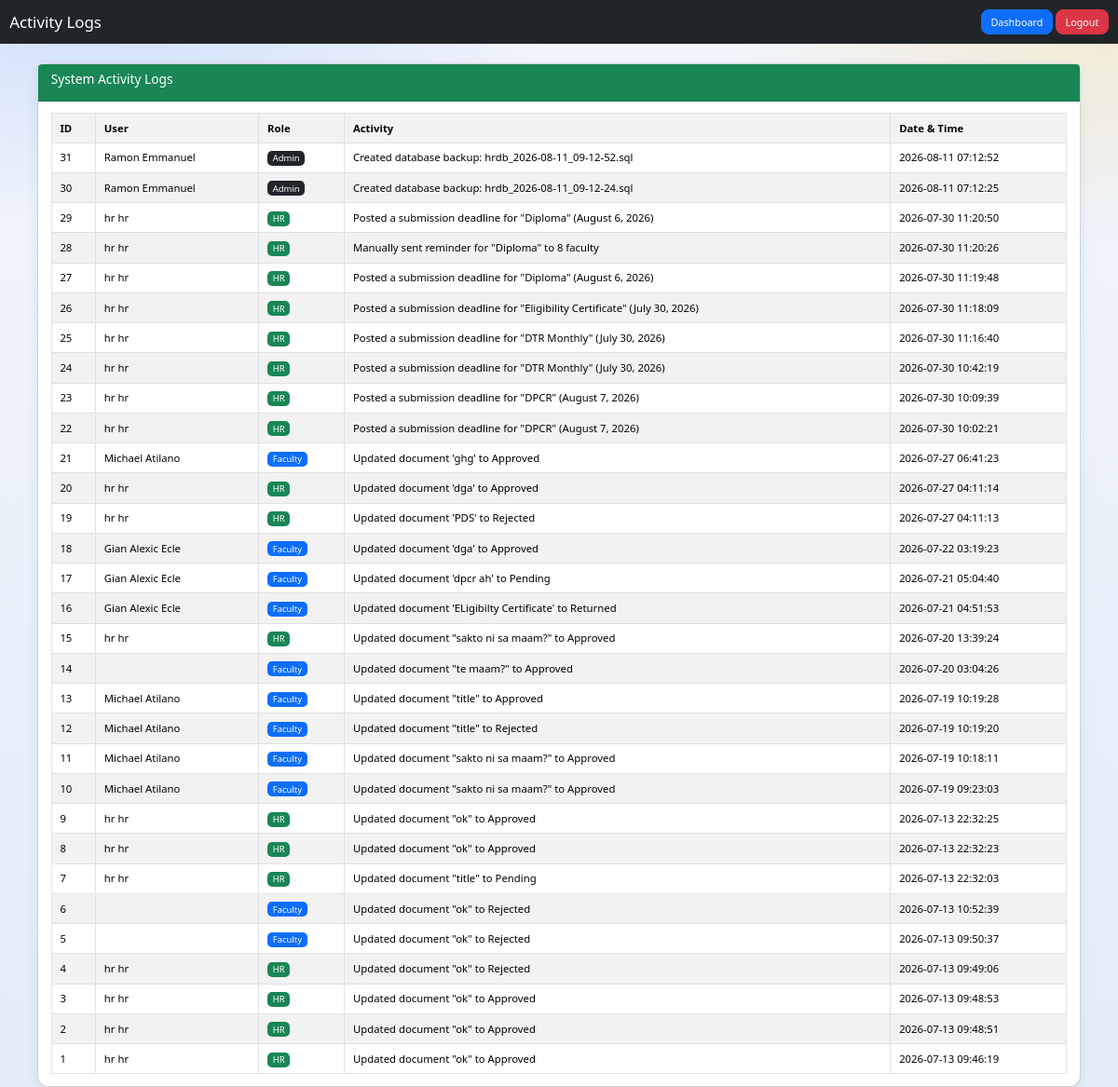
The page /admin/activity_logs.php (signed in) on the database as committed earlier.
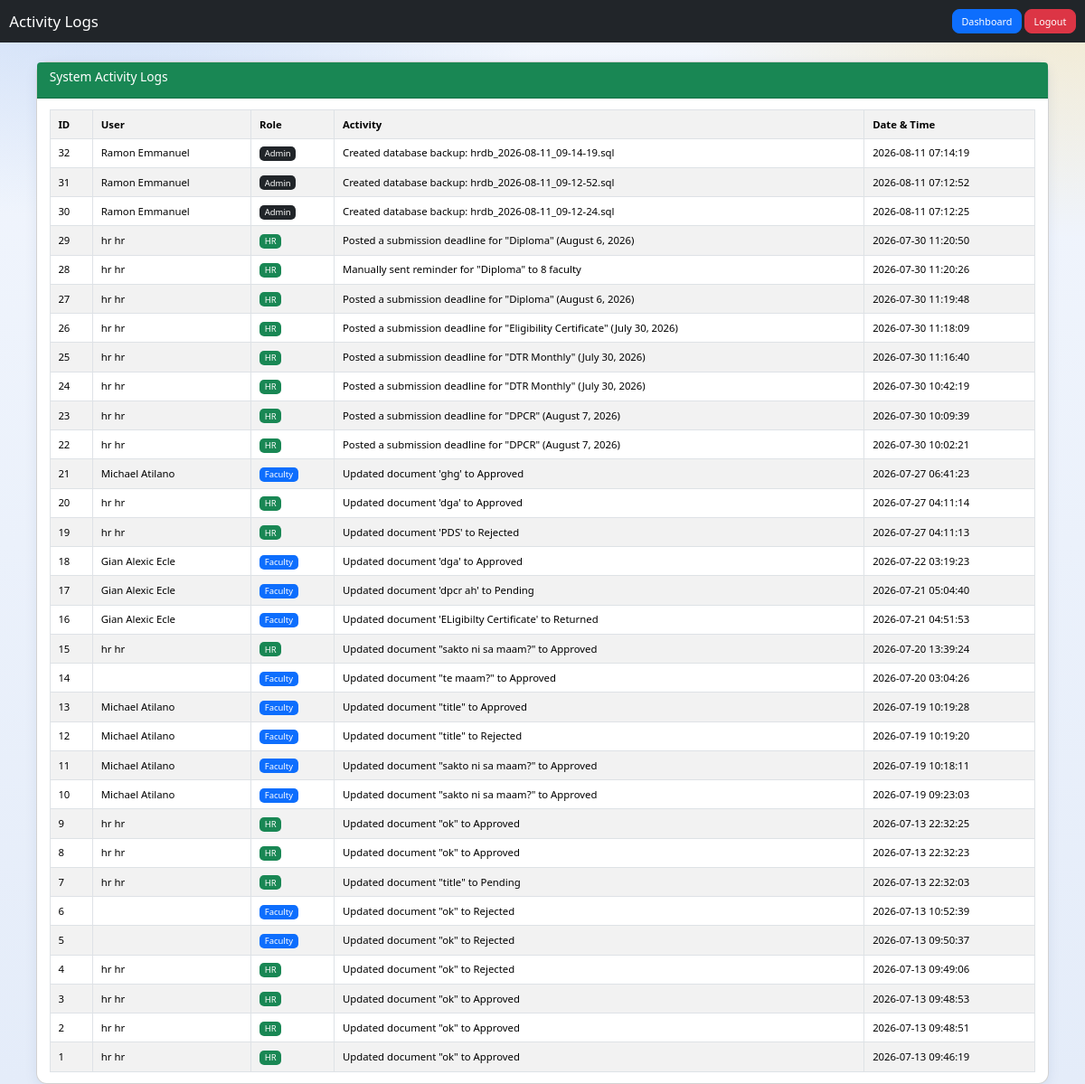
The same page on the database as committed later.
### tables this page shows
CREATE TABLE `activity_logs` (
  `log_id` int(11) NOT NULL AUTO_INCREMENT,
  `user_id` int(11) NOT NULL,
  `activity` text NOT NULL,
  `module` varchar(50) DEFAULT NULL,
  `ip_address` varchar(45) DEFAULT NULL,
  `log_date` timestamp NOT NULL DEFAULT current_timestamp(),
  PRIMARY KEY (`log_id`)
);

CREATE TABLE `users` (
  `user_id` int(11) NOT NULL AUTO_INCREMENT,
  `employee_id` varchar(50) DEFAULT NULL,
  `first_name` varchar(100) NOT NULL,
  `middle_name` varchar(100) DEFAULT NULL,
  `last_name` varchar(100) NOT NULL,
  `email` varchar(150) NOT NULL,
  `password` varchar(255) NOT NULL,
  `role` varchar(20) NOT NULL,
  `department` varchar(150) DEFAULT NULL,
  `position_title` varchar(150) DEFAULT NULL,
  `profile_picture` varchar(255) DEFAULT NULL,
  `reset_token` varchar(255) DEFAULT NULL,
  `reset_token_expiry` datetime DEFAULT NULL,
  `status` varchar(20) DEFAULT 'active',
  `created_at` timestamp NOT NULL DEFAULT current_timestamp(),
  PRIMARY KEY (`user_id`)
);

### admin/activity_logs.php (the view, shortened to what this page needs)
<?php
include "../db.php";
$query = mysqli_query($conn,"
SELECT
activity_logs.*,
users.first_name,
users.last_name,
users.role
FROM activity_logs
LEFT JOIN users
ON activity_logs.user_id = users.user_id
ORDER BY activity_logs.log_date DESC
");
?>
<!DOCTYPE html>
<html>
<head>
<link href="https://cdn.jsdelivr.net/npm/bootstrap@5.3.3/dist/css/bootstrap.min.css" rel="stylesheet">
<link rel="stylesheet" href="../assets/ui.css">
</head>
<body class="bg-light">
<nav class="navbar navbar-dark bg-dark">
<div class="container-fluid">
<span class="navbar-brand">
Activity Logs
</span>
<div>
<a href="dashboard.php"
class="btn btn-primary">
Dashboard
</a>
<a href="../logout.php" onclick="return confirm('Are you sure you want to log out?')"
class="btn btn-danger">
Logout
</a>
</div>
</div>
</nav>
<div class="container mt-4">
<div class="card shadow">
<div class="card-header bg-success text-white">
<h4>
System Activity Logs
</h4>
</div>
<div class="card-body">
<table class="table table-bordered table-hover table-striped">
<tr>
<th>ID</th>
<th>User</th>
<th>Role</th>
<th>Activity</th>
<th>Date & Time</th>
</tr>
<?php
while($row=mysqli_fetch_assoc($query))
{
?>
<tr>
<td>
<?php echo $row['log_id']; ?>
</td>
<td>
<?php
echo $row['first_name']." ".$row['last_name'];
?>
</td>
<td>
<?php
if($row['role']=="admin")
{
    echo "<span class='badge bg-dark'>Admin</span>";
}
elseif($row['role']=="hr")
{
    echo "<span class='badge bg-success'>HR</span>";
}
else
{
    echo "<span class='badge bg-primary'>Faculty</span>";
}
?>
</td>
<td>
<?php echo $row['activity']; ?>
</td>
<td>
<?php echo $row['log_date']; ?>
</td>
</tr>
<?php
}
?>
</table>
</div>
</div>
</div>
</body>
</html>

Rows that differ between the two databases and show on the page:
added activity_logs: log_id "32", user.first_name "Ramon", user.last_name "Emmanuel", shows "Admin", activity "Created database backup: hrdb_2026-08-11_09-14-19.sql", log_date "2026-08-11 07:14:19"
